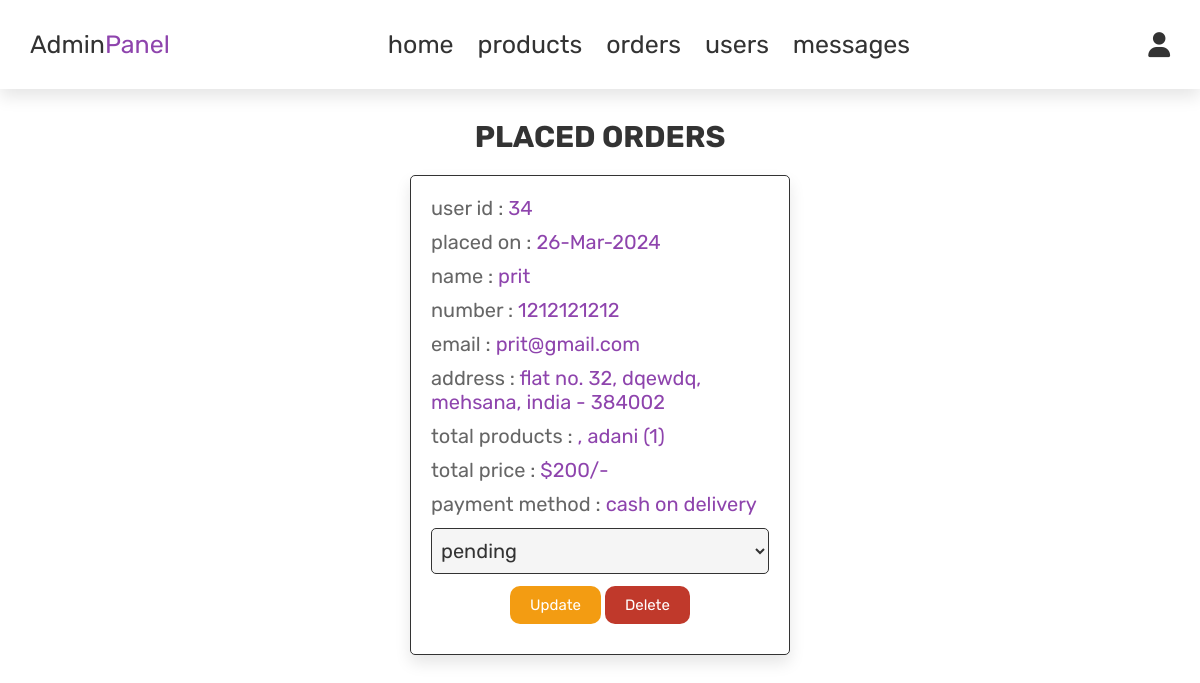
The page /admin_order.php (signed in) on the database its author committed.
### tables this page shows
CREATE TABLE IF NOT EXISTS `orders` (
  `id` int NOT NULL AUTO_INCREMENT,
  `user_id` int NOT NULL,
  `name` varchar(100) NOT NULL,
  `number` varchar(12) NOT NULL,
  `email` varchar(100) NOT NULL,
  `method` varchar(50) NOT NULL,
  `address` varchar(500) NOT NULL,
  `total_products` varchar(1000) NOT NULL,
  `total_price` int NOT NULL,
  `placed_on` varchar(50) NOT NULL,
  `payment_status` varchar(20) NOT NULL DEFAULT 'pending',
  PRIMARY KEY (`id`)
);

### admin_order.php (the view, shortened to what this page needs)
<?php
include 'conn.php';
?>
<!DOCTYPE html>
<html lang="en">
<head>
   <link rel="stylesheet" href="https://cdnjs.cloudflare.com/ajax/libs/font-awesome/6.0.0/css/all.min.css">
   <link rel="stylesheet" href="css/admin.css">
</head>
<body>
<header class="header">
<div class="flex">
   <a href="admin_page.php" class="logo">Admin<span>Panel</span></a>
   <nav class="navbar">
      <a href="admin_page.php">home</a>
      <a href="admin_products.php">products</a>
      <a href="admin_order.php">orders</a>
      <a href="admin_user.php">users</a>
      <a href="admin_mes.php">messages</a>
   </nav>
   <div class="icons">
      <div id="user-btn" class="fas fa-user"></div>
   </div>
</div>
</header>
<section class="orders">
   <h1 class="title">placed orders</h1>
   <div class="box-container">
      <?php
      $select_orders = mysqli_query($conn, "SELECT * FROM `orders`") or die('query failed');
      if(mysqli_num_rows($select_orders) > 0){
         while($fetch_orders = mysqli_fetch_assoc($select_orders)){
      ?>
      <div class="box">
         <p> user id : <span><?php echo $fetch_orders['user_id']; ?></span> </p>
         <p> placed on : <span><?php echo $fetch_orders['placed_on']; ?></span> </p>
         <p> name : <span><?php echo $fetch_orders['name']; ?></span> </p>
         <p> number : <span><?php echo $fetch_orders['number']; ?></span> </p>
         <p> email : <span><?php echo $fetch_orders['email']; ?></span> </p>
         <p> address : <span><?php echo $fetch_orders['address']; ?></span> </p>
         <p> total products : <span><?php echo $fetch_orders['total_products']; ?></span> </p>
         <p> total price : <span>$<?php echo $fetch_orders['total_price']; ?>/-</span> </p>
         <p> payment method : <span><?php echo $fetch_orders['method']; ?></span> </p>
         <form action="" method="post">
            <select name="update_payment">
               <option value=""selected disabled><?php echo $fetch_orders['payment_status']; ?></option>
            </select>
            <input type="submit" value="update" name="update_order" class="option-btn">
            <a href="admin_orders.php?delete=<?php echo $fetch_orders['id']; ?>" onclick="return confirm('delete this order?');" class="delete-btn">delete</a>
         </form>
      </div>
      <?php
         }
      }else{
         echo '<p class="empty">no orders placed yet!</p>';
      }
      ?>
   </div>
</section>
</body>
</html>

### css/admin.css (style rules this page uses)
:root { --purple:#8e44ad; --red:#c0392b; --orange:#f39c12; --black:#333; --white:#fff; --light-color:#666; --light-white:#ccc; --light-bg:#f5f5f5; --border:.1rem solid var(--black); --box-shadow:0 .5rem 1rem rgba(0,0,0,.1); }
* { font-family: 'Rubik', sans-serif; margin:0; padding:0; box-sizing: border-box; outline: none; border:none; text-decoration: none; transition:all .2s linear; }
.header { position: relative; top:0; left:0; right:0; z-index: 1000; background-color: var(--white); box-shadow: var(--box-shadow); }
.header .flex { display: flex; align-items: center; padding:30px; justify-content: space-between; position: relative; max-width: 1200px; }
.header .flex .logo { font-size: 25px; color:var(--black); }
.header .flex .logo span { color:var(--purple); }
.header .flex .navbar a { margin:0 10px; font-size: 25px; color:var(--black); }
.header .flex .icons div { margin-left: 20px; font-size: 25px; cursor: pointer; color:var(--black); }
.btn, .option-btn, .delete-btn, .white-btn { display: inline-block; margin-top: 10px; margin-bottom: 10px; padding:10px 20px; cursor: pointer; color:var(--white); font-size: 15px; border-radius: 10px; text-transform: capitalize; }
.option-btn { background-color: var(--orange); }
.delete-btn { background-color: var(--red); }
.title { text-align: center; margin-top: 30px; margin-bottom: 10px; text-transform: uppercase; color:var(--black); font-size: 30px; }
.orders .box-container { display: grid; grid-template-columns: repeat(auto-fit, 400px); justify-content: center; gap:10px; max-width: 1200px; margin:0 auto; align-items: flex-start; }
.orders .box-container .box { background-color: var(--white); padding:20px; border:var(--border); box-shadow: var(--box-shadow); border-radius: 5px; margin: 10px; }
.orders .box-container .box p { padding-bottom: 10px; font-size: 20px; color:var(--light-color); }
.orders .box-container .box p span { color:var(--purple); }
.orders .box-container .box form { text-align: center; }
.orders .box-container .box form select { border-radius: 5px; margin:2px 0; width: 100%; background-color: var(--light-bg); border:var(--border); padding:9px 5px; font-size: 20px; color:var(--black); }

### rows shown on the page
orders: user "34", placed_on "26-Mar-2024", name "prit", number "1212121212", email "prit@gmail.com", address "flat no. 32, dqewdq, mehsana, india - 384002", total_products ", adani (1)", total_price "200", method "cash on delivery", update_payment "pending"
